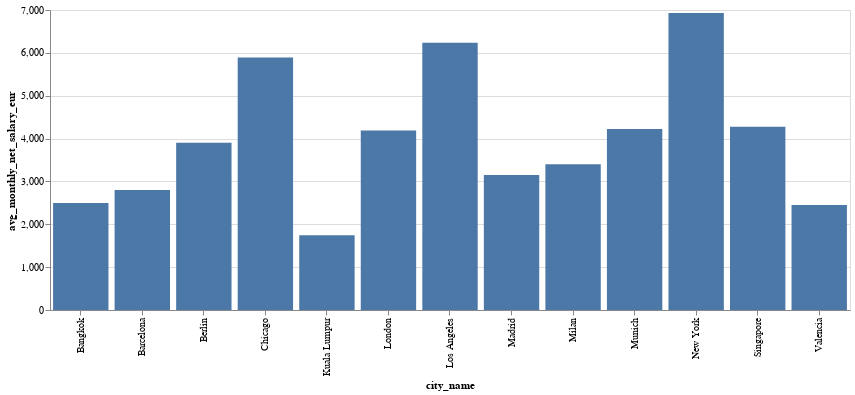

This figure's notebook cell:
### Code cell
alt.Chart(df).mark_bar().encode(
    x='city_name',
    y='avg_monthly_net_salary_eur'
    ).properties(width=800)

### Figure 1 — Vega-Lite specification as saved in the notebook (floating-point values rounded to 4 significant figures)
{"config": {"view": {"continuousWidth": 300, "continuousHeight": 300}}, "data": {"name": "data-7653636cc8e1469a4528f5f78ab19c6a"}, "mark": {"type": "bar"}, "encoding": {"x": {"field": "city_name", "type": "nominal"}, "y": {"field": "avg_monthly_net_salary_eur", "type": "quantitative"}}, "width": 800, "$schema": "https://vega.github.io/schema/vega-lite/v5.17.0.json", "datasets": {"data-7653636cc8e1469a4528f5f78ab19c6a": [{"city_name": "New York", "country_name": "United States", "job_title": "Senior Data Engineer", "job_experience": 8, "avg_monthly_gross_salary_eur": 9240.0, "avg_monthly_net_salary_eur": 6930.0, "expense_1_roomappart_center": 4106.0, "expense_1_roomappart_outside": 2840.0, "expense_3_roomappart_center": 8786.0, "expense_3_roomappart_outside": 4508.0, "expense_childcare": 2927.0, "expense_clothing": 207.5, "expense_education": 53590.0, "expense_groceries": 176.2, "expense_leisure": 150.7, "expense_mobility": 146.1, "expense_restaurant": 656.9, "expense_utilities": 287.5}, {"city_name": "Los Angeles", "country_name": "United States", "job_title": "Senior Data Engineer", "job_experience": 8, "avg_monthly_gross_salary_eur": 8316.0, "avg_monthly_net_salary_eur": 6237.0, "expense_1_roomappart_center": 2319.0, "expense_1_roomappart_outside": 1990.0, "expense_3_roomappart_center": 4539.0, "expense_3_roomappart_outside": 3551.0, "expense_childcare": 1940.0, "expense_clothing": 200.7, "expense_education": 26560.0, "expense_groceries": 165.8, "expense_leisure": 76.92, "expense_mobility": 96.26, "expense_restaurant": 598.0, "expense_utilities": 318.0}, {"city_name": "Chicago", "country_name": "United States", "job_title": "Senior Data Engineer", "job_experience": 8, "avg_monthly_gross_salary_eur": 7854.0, "avg_monthly_net_salary_eur": 5890.0, "expense_1_roomappart_center": 2290.0, "expense_1_roomappart_outside": 1410.0, "expense_3_roomappart_center": 4361.0, "expense_3_roomappart_outside": 2787.0, "expense_childcare": 2133.0, "expense_clothing": 201.2, "expense_education": 42000.0, "expense_groceries": 168.8, "expense_leisure": 86.5, "expense_mobility": 93.8, "expense_restaurant": 562.3, "expense_utilities": 252.1}, {"city_name": "London", "country_name": "United Kingdom", "job_title": "Senior Data Engineer", "job_experience": 8, "avg_monthly_gross_salary_eur": 5815.0, "avg_monthly_net_salary_eur": 4187.0, "expense_1_roomappart_center": 2488.0, "expense_1_roomappart_outside": 1850.0, "expense_3_roomappart_center": 5146.0, "expense_3_roomappart_outside": 3330.0, "expense_childcare": 2155.0, "expense_clothing": 249.7, "expense_education": 23430.0, "expense_groceries": 112.0, "expense_leisure": 71.02, "expense_mobility": 261.4, "expense_restaurant": 561.5, "expense_utilities": 401.3}, {"city_name": "Bangkok", "country_name": "Thailand", "job_title": "Senior Data Engineer", "job_experience": 8, "avg_monthly_gross_salary_eur": 3120.0, "avg_monthly_net_salary_eur": 2496.0, "expense_1_roomappart_center": 567.3, "expense_1_roomappart_outside": 272.5, "expense_3_roomappart_center": 1529.0, "expense_3_roomappart_outside": 766.2, "expense_childcare": 625.3, "expense_clothing": 187.8, "expense_education": 11660.0, "expense_groceries": 60.64, "expense_leisure": 59.23, "expense_mobility": 45.34, "expense_restaurant": 127.7, "expense_utilities": 112.5}, {"city_name": "Kuala Lumpur", "country_name": "Malaysia", "job_title": "Senior Data Engineer", "job_experience": 8, "avg_monthly_gross_salary_eur": 2328.0, "avg_monthly_net_salary_eur": 1746.0, "expense_1_roomappart_center": 457.1, "expense_1_roomappart_outside": 311.9, "expense_3_roomappart_center": 963.0, "expense_3_roomappart_outside": 526.2, "expense_childcare": 205.4, "expense_clothing": 141.1, "expense_education": 6834.0, "expense_groceries": 65.28, "expense_leisure": 43.99, "expense_mobility": 17.07, "expense_restaurant": 167.0, "expense_utilities": 88.37}, {"city_name": "Singapore", "country_name": "Singapore", "job_title": "Senior Data Engineer", "job_experience": 8, "avg_monthly_gross_salary_eur": 5480.0, "avg_monthly_net_salary_eur": 4274.0, "expense_1_roomappart_center": 2458.0, "expense_1_roomappart_outside": 1881.0, "expense_3_roomappart_center": 4890.0, "expense_3_roomappart_outside": 3486.0, "expense_childcare": 1022.0, "expense_clothing": 186.9, "expense_education": 25670.0, "expense_groceries": 126.8, "expense_leisure": 107.1, "expense_mobility": 98.64, "expense_restaurant": 376.6, "expense_utilities": 190.2}, {"city_name": "Munich", "country_name": "Germany", "job_title": "Senior Data Engineer", "job_experience": 8, "avg_monthly_gross_salary_eur": 6500.0, "avg_monthly_net_salary_eur": 4225.0, "expense_1_roomappart_center": 1512.0, "expense_1_roomappart_outside": 1190.0, "expense_3_roomappart_center": 2703.0, "expense_3_roomappart_outside": 2111.0, "expense_childcare": 820.7, "expense_clothing": 217.3, "expense_education": 14580.0, "expense_groceries": 107.6, "expense_leisure": 59.05, "expense_mobility": 81.2, "expense_restaurant": 407.7, "expense_utilities": 393.3}, {"city_name": "Berlin", "country_name": "Germany", "job_title": "Senior Data Engineer", "job_experience": 8, "avg_monthly_gross_salary_eur": 6000.0, "avg_monthly_net_salary_eur": 3900.0, "expense_1_roomappart_center": 1265.0, "expense_1_roomappart_outside": 912.9, "expense_3_roomappart_center": 2334.0, "expense_3_roomappart_outside": 1742.0, "expense_childcare": 221.7, "expense_clothing": 209.5, "expense_education": 8661.0, "expense_groceries": 108.8, "expense_leisure": 46.48, "expense_mobility": 79.2, "expense_restaurant": 383.2, "expense_utilities": 388.9}, {"city_name": "Madrid", "country_name": "Spain", "job_title": "Senior Data Engineer", "job_experience": 8, "avg_monthly_gross_salary_eur": 4500.0, "avg_monthly_net_salary_eur": 3150.0, "expense_1_roomappart_center": 1348.0, "expense_1_roomappart_outside": 966.7, "expense_3_roomappart_center": 2334.0, "expense_3_roomappart_outside": 1677.0, "expense_childcare": 506.7, "expense_clothing": 213.2, "expense_education": 9175.0, "expense_groceries": 79.68, "expense_leisure": 55.94, "expense_mobility": 65.2, "expense_restaurant": 342.2, "expense_utilities": 200.1}, {"city_name": "Milan", "country_name": "Italy", "job_title": "Senior Data Engineer", "job_experience": 8, "avg_monthly_gross_salary_eur": 5000.0, "avg_monthly_net_salary_eur": 3400.0, "expense_1_roomappart_center": 1412.0, "expense_1_roomappart_outside": 965.3, "expense_3_roomappart_center": 3045.0, "expense_3_roomappart_outside": 1906.0, "expense_childcare": 760.7, "expense_clothing": 231.6, "expense_education": 13030.0, "expense_groceries": 99.28, "expense_leisure": 75.04, "expense_mobility": 61.0, "expense_restaurant": 469.7, "expense_utilities": 291.2}, {"city_name": "Barcelona", "country_name": "Spain", "job_title": "Senior Data Engineer", "job_experience": 8, "avg_monthly_gross_salary_eur": 4000.0, "avg_monthly_net_salary_eur": 2800.0, "expense_1_roomappart_center": 1240.0, "expense_1_roomappart_outside": 962.5, "expense_3_roomappart_center": 2102.0, "expense_3_roomappart_outside": 1525.0, "expense_childcare": 547.4, "expense_clothing": 200.2, "expense_education": 10940.0, "expense_groceries": 80.43, "expense_leisure": 55.44, "expense_mobility": 45.0, "expense_restaurant": 330.1, "expense_utilities": 207.4}, {"city_name": "Valencia", "country_name": "Spain", "job_title": "Senior Data Engineer", "job_experience": 8, "avg_monthly_gross_salary_eur": 3500.0, "avg_monthly_net_salary_eur": 2450.0, "expense_1_roomappart_center": 1050.0, "expense_1_roomappart_outside": 800.3, "expense_3_roomappart_center": 1716.0, "expense_3_roomappart_outside": 1151.0, "expense_childcare": 469.6, "expense_clothing": 200.8, "expense_education": 9284.0, "expense_groceries": 70.44, "expense_leisure": 44.45, "expense_mobility": 43.72, "expense_restaurant": 304.9, "expense_utilities": 180.7}]}}
